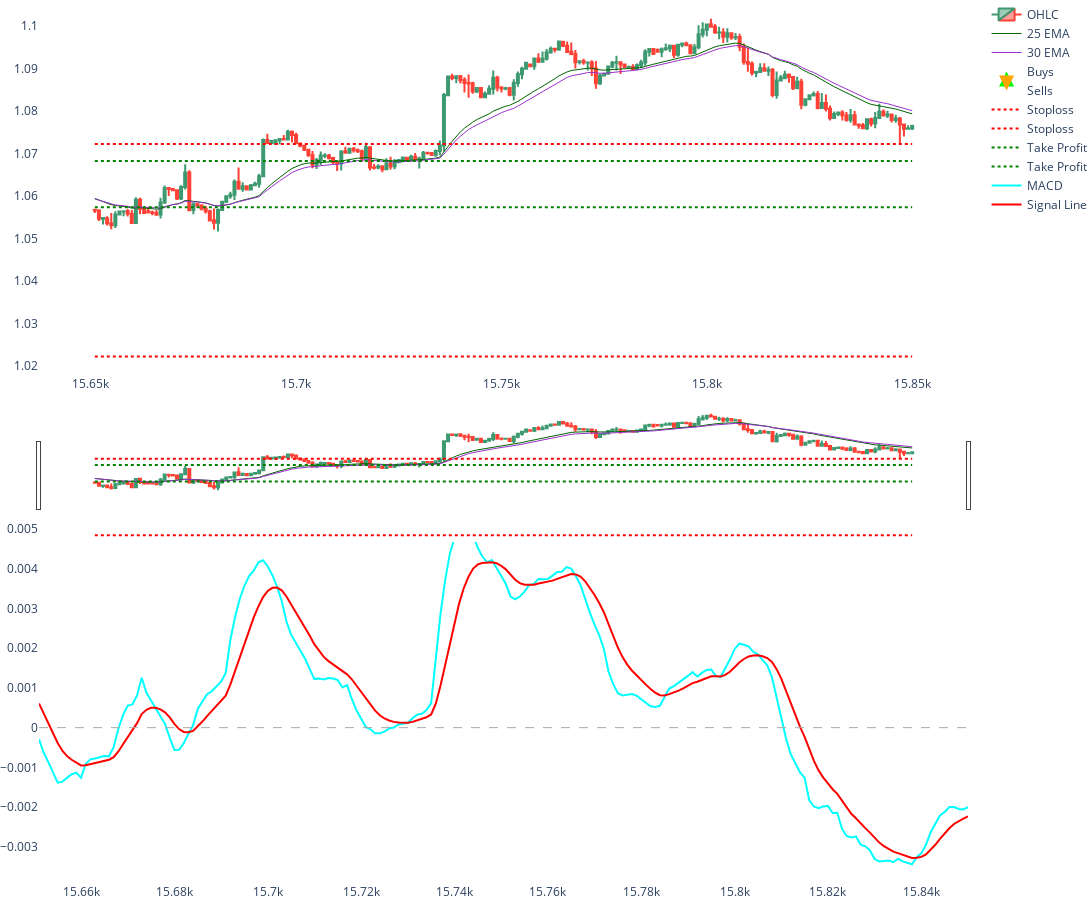

Source (notebook cell):
### Code cell
plot_4hr_chart_with_signals(df4[-1400:-1200])

### Figure 1 — Plotly figure (JSON) as saved in the notebook; plotly's stock layout.template omitted (floating-point values rounded to 4 significant figures; data arrays with more than 128 entries replaced by an {"elided": "..."} marker saying what was removed)
{"data": [{"close": {"elided": "200 float values"}, "high": {"elided": "200 float values"}, "low": {"elided": "200 float values"}, "name": "OHLC", "open": {"elided": "200 float values"}, "type": "candlestick", "x": {"elided": "200 int values"}, "xaxis": "x", "yaxis": "y"}, {"line": {"color": "darkgreen", "width": 1}, "mode": "lines", "name": "25 EMA", "type": "scatter", "x": {"elided": "200 int values"}, "xaxis": "x", "y": {"elided": "200 float values"}, "yaxis": "y"}, {"line": {"color": "darkorchid", "width": 1}, "mode": "lines", "name": "30 EMA", "type": "scatter", "x": {"elided": "200 int values"}, "xaxis": "x", "y": {"elided": "200 float values"}, "yaxis": "y"}, {"marker": {"color": "lime", "size": 15, "symbol": "arrow-up"}, "mode": "markers", "name": "Buys", "type": "scatter", "x": {"elided": "200 int values"}, "xaxis": "x", "y": {"elided": "200 null values"}, "yaxis": "y"}, {"marker": {"color": "orange", "size": 15, "symbol": "arrow-down"}, "mode": "markers", "name": "Sells", "type": "scatter", "x": {"elided": "200 int values"}, "xaxis": "x", "y": {"elided": "200 null values"}, "yaxis": "y"}, {"line": {"color": "red", "dash": "dot", "width": 2}, "mode": "lines", "name": "Stoploss", "type": "scatter", "x": {"elided": "200 int values"}, "xaxis": "x", "y": {"elided": "200 float values"}, "yaxis": "y"}, {"line": {"color": "red", "dash": "dot", "width": 2}, "mode": "lines", "name": "Stoploss", "type": "scatter", "x": {"elided": "200 int values"}, "xaxis": "x", "y": {"elided": "200 float values"}, "yaxis": "y"}, {"line": {"color": "green", "dash": "dot", "width": 2}, "mode": "lines", "name": "Take Profit", "type": "scatter", "x": {"elided": "200 int values"}, "xaxis": "x", "y": {"elided": "200 float values"}, "yaxis": "y"}, {"line": {"color": "green", "dash": "dot", "width": 2}, "mode": "lines", "name": "Take Profit", "type": "scatter", "x": {"elided": "200 int values"}, "xaxis": "x", "y": {"elided": "200 float values"}, "yaxis": "y"}, {"line": {"color": "aqua", "width": 2}, "mode": "lines", "name": "MACD", "type": "scatter", "x": {"elided": "200 int values"}, "xaxis": "x2", "y": {"elided": "200 float values"}, "yaxis": "y2"}, {"line": {"color": "red", "width": 2}, "mode": "lines", "name": "Signal Line", "type": "scatter", "x": {"elided": "200 int values"}, "xaxis": "x2", "y": {"elided": "200 float values"}, "yaxis": "y2"}], "layout": {"height": 900, "hoverlabel": {"bgcolor": "black", "font": {"color": "white", "family": "Rockwell", "size": 14}}, "hovermode": "x unified", "margin": {"b": 0, "l": 0, "r": 0, "t": 0}, "paper_bgcolor": "white", "plot_bgcolor": "white", "shapes": [{"line": {"color": "darkgrey", "dash": "dash", "width": 1}, "type": "line", "x0": 0, "x1": 1, "xref": "x2 domain", "y0": 0, "y1": 0, "yref": "y2"}], "width": 1200, "xaxis": {"anchor": "y", "domain": [0, 1], "gridcolor": "white", "zerolinecolor": "white"}, "xaxis2": {"anchor": "y2", "domain": [0, 1], "gridcolor": "white", "zerolinecolor": "white"}, "yaxis": {"anchor": "x", "domain": [0.575, 1], "gridcolor": "white", "zerolinecolor": "white"}, "yaxis2": {"anchor": "x2", "domain": [0, 0.425], "gridcolor": "white", "zerolinecolor": "white"}}}
